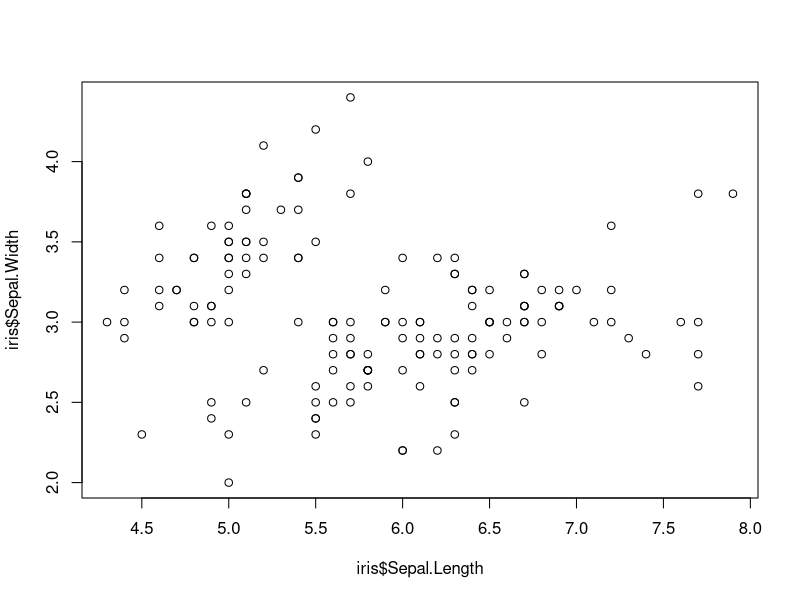
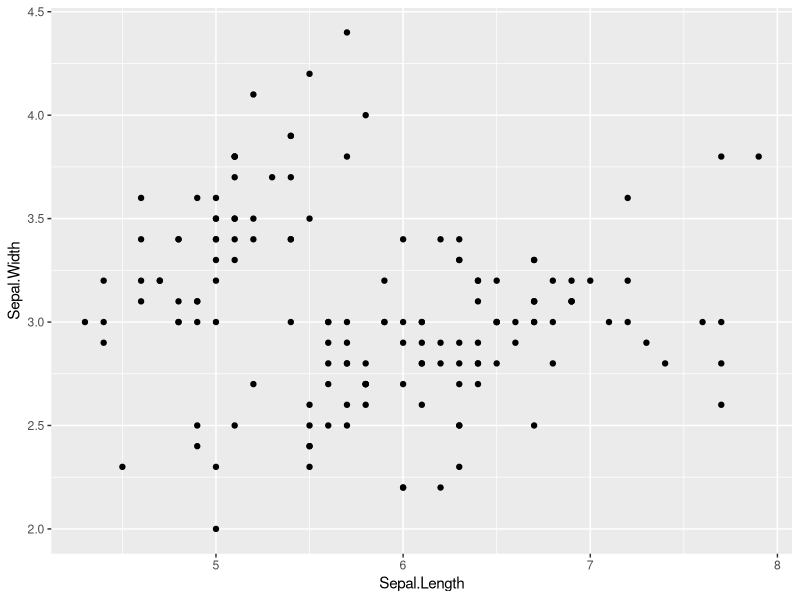
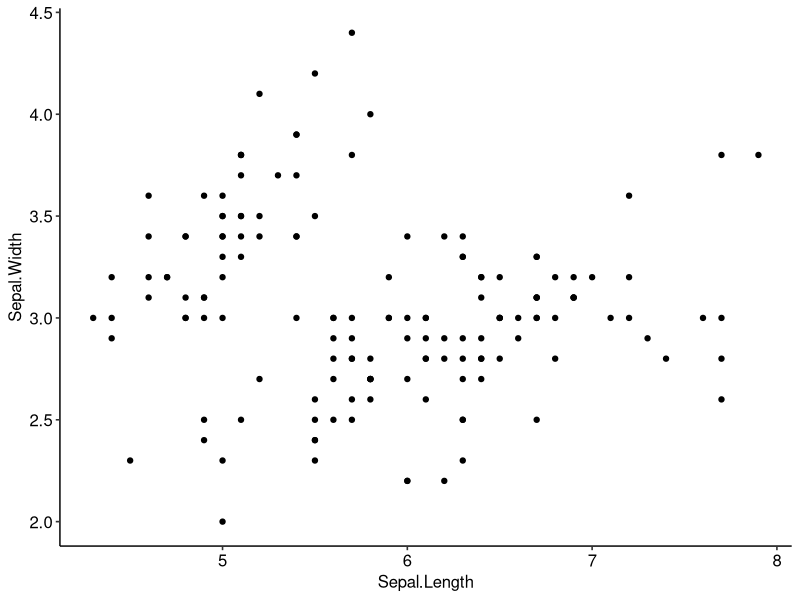
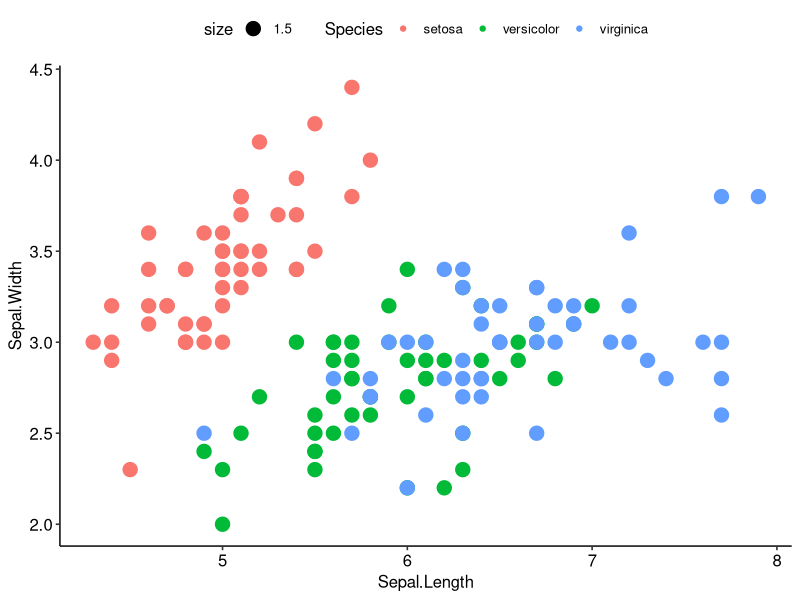

Here is the R script that generated these plots, in order:
#use built in iris dataset
#take a look at it 
head(iris)
#load in some tidyverse packages
library(dplyr)
library(ggplot2)

#####################################
##### Part 1: for loops         #####
#####################################

#Using only data for iris versicolor
#write a for loop
#that produces a regression table
#for each of the following relationships
#1. iris  sepal length x width
#2. iris  petal length x width
#3. iris sepal length x petal length

# create a list in R
iris_versicolor <- dplyr::filter(iris, Species == "versicolor")
iris_list <- list(iris_versicolor$Sepal.Length ~ iris_versicolor$Sepal.Width, 
                  iris_versicolor$Petal.Length ~ iris_versicolor$Petal.Width,
                  iris_versicolor$Sepal.Length ~ iris_versicolor$Petal.Length)
#check the list
iris_list [1]

# make an empty vector

regressions <- 0

# make a for loop

for(i in 1:3) {regressions <-
  summary(lm(iris_list[[i]]))
  print(regressions) }



#####################################
##### Part 2: data in dplyr     #####
#####################################

#use dplyr to join data of maximum height
#to a new iris data frame
height <- data.frame(Species = c("virginica","setosa","versicolor"),
					Height.cm = c(60,100,11.8))
iris_height <- full_join(iris,height,by='Species')
View(iris_height)


#####################################
##### Part 3: plots in ggplot2  #####
#####################################
#look at base R scatter plot
plot(iris$Sepal.Length,iris$Sepal.Width)

#3a. now make the same plot in ggplot
iris_plot <- ggplot(iris, aes(Sepal.Length, Sepal.Width))
iris_plot + geom_point()

#3b. make a scatter plot with ggplot and get rid of busy grid lines
library(ggpubr)
iris_plot + geom_point() + theme_pubr()

#3c.make a scatter plot with ggplot and get rid of grid lines,
#show species by color, and increase the point size
iris_plot + geom_point(aes(color = Species, size = 1.5)) + theme_pubr()

#####################################
##### Question: how did         #####
##### arguments differ between  #####
##### plot and ggplot?          #####
#####################################

# plot used the iris$ notation whereas ggplot made the user define the data beforehand.
# in ggplot, the major information such as the data used are put in aes().
# ggplot has a lot more add ons such as theme_pubr() which all for more customization.
# ggplot uses "+" between elements of the plot. plot does not have this option.